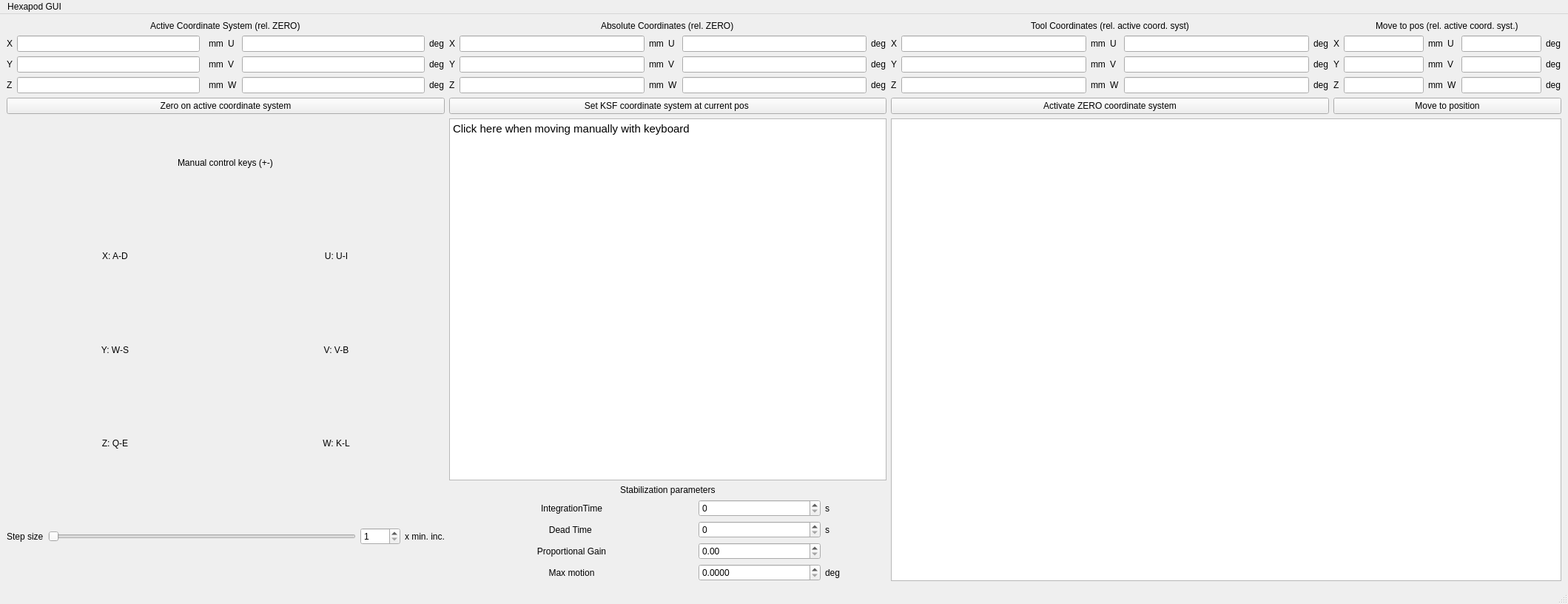
<?xml version="1.0" encoding="UTF-8"?>
<ui version="4.0">
 <class>HexapodGui</class>
 <widget class="QMainWindow" name="HexapodGui">
  <property name="geometry">
   <rect>
    <x>0</x>
    <y>0</y>
    <width>2119</width>
    <height>816</height>
   </rect>
  </property>
  <property name="windowTitle">
   <string>MainWindow</string>
  </property>
  <widget class="QWidget" name="centralwidget">
   <layout class="QGridLayout" name="gridLayout_5">
    <item row="1" column="3" colspan="2">
     <layout class="QGridLayout" name="gridLayout_2">
      <item row="3" column="1">
       <widget class="QLineEdit" name="LE_zMove"/>
      </item>
      <item row="1" column="3">
       <widget class="QLabel" name="label_U">
        <property name="text">
         <string>U</string>
        </property>
       </widget>
      </item>
      <item row="3" column="5">
       <widget class="QLabel" name="label_deg_3">
        <property name="text">
         <string>deg</string>
        </property>
       </widget>
      </item>
      <item row="2" column="3">
       <widget class="QLabel" name="label_V">
        <property name="text">
         <string>V</string>
        </property>
       </widget>
      </item>
      <item row="3" column="2">
       <widget class="QLabel" name="label_mm_3">
        <property name="text">
         <string>mm</string>
        </property>
       </widget>
      </item>
      <item row="1" column="4">
       <widget class="QLineEdit" name="LE_uMove"/>
      </item>
      <item row="3" column="3">
       <widget class="QLabel" name="label_W">
        <property name="text">
         <string>W</string>
        </property>
       </widget>
      </item>
      <item row="2" column="2">
       <widget class="QLabel" name="label_mm_2">
        <property name="text">
         <string>mm</string>
        </property>
       </widget>
      </item>
      <item row="2" column="1">
       <widget class="QLineEdit" name="LE_yMove"/>
      </item>
      <item row="3" column="0">
       <widget class="QLabel" name="label_Z">
        <property name="text">
         <string>Z</string>
        </property>
       </widget>
      </item>
      <item row="1" column="1">
       <widget class="QLineEdit" name="LE_xMove"/>
      </item>
      <item row="1" column="2">
       <widget class="QLabel" name="label_mm">
        <property name="text">
         <string>mm</string>
        </property>
       </widget>
      </item>
      <item row="2" column="4">
       <widget class="QLineEdit" name="LE_vMove"/>
      </item>
      <item row="1" column="5">
       <widget class="QLabel" name="label_deg">
        <property name="text">
         <string>deg</string>
        </property>
       </widget>
      </item>
      <item row="0" column="0" colspan="6" alignment="Qt::AlignHCenter">
       <widget class="QLabel" name="label_MoveToPos">
        <property name="text">
         <string>Move to pos (rel. active coord. syst.)</string>
        </property>
       </widget>
      </item>
      <item row="2" column="5">
       <widget class="QLabel" name="label_deg_2">
        <property name="text">
         <string>deg</string>
        </property>
       </widget>
      </item>
      <item row="2" column="0">
       <widget class="QLabel" name="label_Y">
        <property name="text">
         <string>Y</string>
        </property>
       </widget>
      </item>
      <item row="3" column="4">
       <widget class="QLineEdit" name="LE_wMove"/>
      </item>
      <item row="1" column="0">
       <widget class="QLabel" name="label_X">
        <property name="text">
         <string>X</string>
        </property>
       </widget>
      </item>
      <item row="4" column="0" colspan="6">
       <widget class="QPushButton" name="PB_MoveToPosition">
        <property name="text">
         <string>Move to position</string>
        </property>
       </widget>
      </item>
     </layout>
    </item>
    <item row="1" column="2">
     <layout class="QGridLayout" name="gridLayout_3">
      <item row="2" column="2">
       <widget class="QLabel" name="label_mm_9">
        <property name="text">
         <string>mm</string>
        </property>
       </widget>
      </item>
      <item row="3" column="2">
       <widget class="QLabel" name="label_mm_8">
        <property name="text">
         <string>mm</string>
        </property>
       </widget>
      </item>
      <item row="2" column="3">
       <widget class="QLabel" name="label_V_3">
        <property name="text">
         <string>V</string>
        </property>
       </widget>
      </item>
      <item row="0" column="0" colspan="6" alignment="Qt::AlignHCenter">
       <widget class="QLabel" name="label_ToolCo">
        <property name="text">
         <string>Tool Coordinates (rel. active coord. syst)</string>
        </property>
       </widget>
      </item>
      <item row="2" column="1">
       <widget class="QLineEdit" name="LE_yToolCo"/>
      </item>
      <item row="2" column="4">
       <widget class="QLineEdit" name="LE_vToolCo"/>
      </item>
      <item row="3" column="3">
       <widget class="QLabel" name="label_W_3">
        <property name="text">
         <string>W</string>
        </property>
       </widget>
      </item>
      <item row="1" column="4">
       <widget class="QLineEdit" name="LE_uToolCo"/>
      </item>
      <item row="3" column="4">
       <widget class="QLineEdit" name="LE_wToolCo"/>
      </item>
      <item row="1" column="5">
       <widget class="QLabel" name="label_deg_9">
        <property name="text">
         <string>deg</string>
        </property>
       </widget>
      </item>
      <item row="3" column="0">
       <widget class="QLabel" name="label_Z_3">
        <property name="text">
         <string>Z</string>
        </property>
       </widget>
      </item>
      <item row="3" column="1">
       <widget class="QLineEdit" name="LE_zToolCo"/>
      </item>
      <item row="1" column="2">
       <widget class="QLabel" name="label_mm_7">
        <property name="text">
         <string>mm</string>
        </property>
       </widget>
      </item>
      <item row="1" column="0">
       <widget class="QLabel" name="label_X_2">
        <property name="text">
         <string>X</string>
        </property>
       </widget>
      </item>
      <item row="1" column="3">
       <widget class="QLabel" name="label_U_3">
        <property name="text">
         <string>U</string>
        </property>
       </widget>
      </item>
      <item row="1" column="1">
       <widget class="QLineEdit" name="LE_xToolCo"/>
      </item>
      <item row="2" column="5">
       <widget class="QLabel" name="label_deg_8">
        <property name="text">
         <string>deg</string>
        </property>
       </widget>
      </item>
      <item row="2" column="0">
       <widget class="QLabel" name="label_Y_3">
        <property name="text">
         <string>Y</string>
        </property>
       </widget>
      </item>
      <item row="3" column="5">
       <widget class="QLabel" name="label_deg_7">
        <property name="text">
         <string>deg</string>
        </property>
       </widget>
      </item>
      <item row="4" column="0" colspan="6">
       <widget class="QPushButton" name="PB_setZeroCoSys">
        <property name="text">
         <string>Activate ZERO coordinate system</string>
        </property>
       </widget>
      </item>
     </layout>
    </item>
    <item row="4" column="2" colspan="3">
     <layout class="QGridLayout" name="gridLayout_9">
      <item row="0" column="0">
       <widget class="QTextEdit" name="TE_LivePosition"/>
      </item>
     </layout>
    </item>
    <item row="1" column="0">
     <layout class="QGridLayout" name="gridLayout">
      <item row="2" column="5">
       <widget class="QLineEdit" name="LE_vActiveCo"/>
      </item>
      <item row="1" column="0">
       <widget class="QLabel" name="label_20">
        <property name="text">
         <string>X</string>
        </property>
       </widget>
      </item>
      <item row="1" column="5">
       <widget class="QLineEdit" name="LE_uActiveCo"/>
      </item>
      <item row="2" column="1">
       <widget class="QLineEdit" name="LE_yActiveCo"/>
      </item>
      <item row="3" column="4">
       <widget class="QLabel" name="label_22">
        <property name="text">
         <string>W</string>
        </property>
       </widget>
      </item>
      <item row="1" column="1">
       <widget class="QLineEdit" name="LE_xActiveCo"/>
      </item>
      <item row="2" column="4">
       <widget class="QLabel" name="label_18">
        <property name="text">
         <string>V</string>
        </property>
       </widget>
      </item>
      <item row="1" column="6">
       <widget class="QLabel" name="label_38">
        <property name="text">
         <string>deg</string>
        </property>
       </widget>
      </item>
      <item row="2" column="3">
       <widget class="QLabel" name="label_36">
        <property name="text">
         <string>mm</string>
        </property>
       </widget>
      </item>
      <item row="2" column="0">
       <widget class="QLabel" name="label_21">
        <property name="text">
         <string>Y</string>
        </property>
       </widget>
      </item>
      <item row="1" column="3">
       <widget class="QLabel" name="label_35">
        <property name="text">
         <string>mm</string>
        </property>
       </widget>
      </item>
      <item row="3" column="0">
       <widget class="QLabel" name="label_19">
        <property name="text">
         <string>Z</string>
        </property>
       </widget>
      </item>
      <item row="3" column="1">
       <widget class="QLineEdit" name="LE_zActiveCo"/>
      </item>
      <item row="1" column="4">
       <widget class="QLabel" name="label_17">
        <property name="text">
         <string>U</string>
        </property>
       </widget>
      </item>
      <item row="3" column="6">
       <widget class="QLabel" name="label_40">
        <property name="text">
         <string>deg</string>
        </property>
       </widget>
      </item>
      <item row="3" column="3">
       <widget class="QLabel" name="label_37">
        <property name="text">
         <string>mm</string>
        </property>
       </widget>
      </item>
      <item row="2" column="6">
       <widget class="QLabel" name="label_39">
        <property name="text">
         <string>deg</string>
        </property>
       </widget>
      </item>
      <item row="3" column="5">
       <widget class="QLineEdit" name="LE_wActiveCo"/>
      </item>
      <item row="4" column="0" colspan="7">
       <widget class="QPushButton" name="PB_ZeroOnActiveCoSys">
        <property name="text">
         <string>Zero on active coordinate system</string>
        </property>
       </widget>
      </item>
      <item row="0" column="0" colspan="7" alignment="Qt::AlignHCenter">
       <widget class="QLabel" name="label_23">
        <property name="text">
         <string>Active Coordinate System (rel. ZERO)</string>
        </property>
       </widget>
      </item>
     </layout>
    </item>
    <item row="4" column="1">
     <layout class="QGridLayout" name="gridLayout_StabilizationSettings">
      <item row="0" column="2">
       <layout class="QGridLayout" name="gridLayout_8" columnstretch="4,2,1" columnminimumwidth="0,0,0">
        <item row="2" column="0">
         <widget class="QLabel" name="integrationTimeLabel">
          <property name="text">
           <string>IntegrationTime</string>
          </property>
          <property name="alignment">
           <set>Qt::AlignCenter</set>
          </property>
         </widget>
        </item>
        <item row="3" column="0">
         <widget class="QLabel" name="deadTimeLabel">
          <property name="text">
           <string>Dead Time </string>
          </property>
          <property name="alignment">
           <set>Qt::AlignCenter</set>
          </property>
         </widget>
        </item>
        <item row="4" column="0">
         <widget class="QLabel" name="proportionalGainLabel">
          <property name="text">
           <string>Proportional Gain</string>
          </property>
          <property name="alignment">
           <set>Qt::AlignCenter</set>
          </property>
         </widget>
        </item>
        <item row="2" column="2">
         <widget class="QLabel" name="label_10">
          <property name="minimumSize">
           <size>
            <width>0</width>
            <height>0</height>
           </size>
          </property>
          <property name="text">
           <string>s</string>
          </property>
         </widget>
        </item>
        <item row="2" column="1">
         <widget class="QSpinBox" name="SB_integrationTime">
          <property name="maximum">
           <number>10</number>
          </property>
         </widget>
        </item>
        <item row="5" column="2">
         <widget class="QLabel" name="label_11">
          <property name="minimumSize">
           <size>
            <width>0</width>
            <height>0</height>
           </size>
          </property>
          <property name="text">
           <string>deg</string>
          </property>
         </widget>
        </item>
        <item row="3" column="2">
         <widget class="QLabel" name="label_9">
          <property name="minimumSize">
           <size>
            <width>0</width>
            <height>0</height>
           </size>
          </property>
          <property name="text">
           <string>s</string>
          </property>
         </widget>
        </item>
        <item row="5" column="0">
         <widget class="QLabel" name="maxMotionLabel">
          <property name="text">
           <string>Max motion</string>
          </property>
          <property name="alignment">
           <set>Qt::AlignCenter</set>
          </property>
         </widget>
        </item>
        <item row="0" column="0" colspan="3">
         <widget class="QTextEdit" name="TE_LogHexapod">
          <property name="html">
           <string>&lt;!DOCTYPE HTML PUBLIC &quot;-//W3C//DTD HTML 4.0//EN&quot; &quot;http://www.w3.org/TR/REC-html40/strict.dtd&quot;&gt;
&lt;html&gt;&lt;head&gt;&lt;meta name=&quot;qrichtext&quot; content=&quot;1&quot; /&gt;&lt;style type=&quot;text/css&quot;&gt;
p, li { white-space: pre-wrap; }
&lt;/style&gt;&lt;/head&gt;&lt;body style=&quot; font-family:'Ubuntu'; font-size:11pt; font-weight:400; font-style:normal;&quot;&gt;
&lt;p style=&quot; margin-top:0px; margin-bottom:0px; margin-left:0px; margin-right:0px; -qt-block-indent:0; text-indent:0px;&quot;&gt;Click here when moving manually with keyboard&lt;/p&gt;&lt;/body&gt;&lt;/html&gt;</string>
          </property>
         </widget>
        </item>
        <item row="3" column="1">
         <widget class="QSpinBox" name="SB_deadTime">
          <property name="maximum">
           <number>10</number>
          </property>
         </widget>
        </item>
        <item row="1" column="0" colspan="3" alignment="Qt::AlignHCenter">
         <widget class="QLabel" name="label_8">
          <property name="text">
           <string>Stabilization parameters</string>
          </property>
         </widget>
        </item>
        <item row="4" column="1">
         <widget class="QDoubleSpinBox" name="SB_proportionalGain">
          <property name="maximum">
           <double>1.000000000000000</double>
          </property>
          <property name="singleStep">
           <double>0.100000000000000</double>
          </property>
         </widget>
        </item>
        <item row="5" column="1">
         <widget class="QDoubleSpinBox" name="SB_maxMotion">
          <property name="decimals">
           <number>4</number>
          </property>
         </widget>
        </item>
       </layout>
      </item>
     </layout>
    </item>
    <item row="1" column="1">
     <layout class="QGridLayout" name="gridLayout_6">
      <item row="1" column="4">
       <widget class="QLineEdit" name="LE_uAbsCo"/>
      </item>
      <item row="2" column="0">
       <widget class="QLabel" name="label_Y_2">
        <property name="text">
         <string>Y</string>
        </property>
       </widget>
      </item>
      <item row="0" column="0" colspan="6" alignment="Qt::AlignHCenter|Qt::AlignVCenter">
       <widget class="QLabel" name="label_AbsCoord">
        <property name="text">
         <string>Absolute Coordinates (rel. ZERO)</string>
        </property>
       </widget>
      </item>
      <item row="1" column="0">
       <widget class="QLabel" name="label_X_3">
        <property name="text">
         <string>X</string>
        </property>
       </widget>
      </item>
      <item row="3" column="4">
       <widget class="QLineEdit" name="LE_wAbsCo"/>
      </item>
      <item row="3" column="2">
       <widget class="QLabel" name="label_mm_5">
        <property name="text">
         <string>mm</string>
        </property>
       </widget>
      </item>
      <item row="1" column="2">
       <widget class="QLabel" name="label_mm_4">
        <property name="text">
         <string>mm</string>
        </property>
       </widget>
      </item>
      <item row="2" column="2">
       <widget class="QLabel" name="label_mm_6">
        <property name="text">
         <string>mm</string>
        </property>
       </widget>
      </item>
      <item row="3" column="1">
       <widget class="QLineEdit" name="LE_zAbsCo"/>
      </item>
      <item row="3" column="3">
       <widget class="QLabel" name="label_W_2">
        <property name="text">
         <string>W</string>
        </property>
       </widget>
      </item>
      <item row="1" column="3">
       <widget class="QLabel" name="label_U_2">
        <property name="text">
         <string>U</string>
        </property>
       </widget>
      </item>
      <item row="2" column="1">
       <widget class="QLineEdit" name="LE_yAbsCo"/>
      </item>
      <item row="2" column="4">
       <widget class="QLineEdit" name="LE_vAbsCo"/>
      </item>
      <item row="2" column="5">
       <widget class="QLabel" name="label_deg_4">
        <property name="text">
         <string>deg</string>
        </property>
       </widget>
      </item>
      <item row="1" column="1">
       <widget class="QLineEdit" name="LE_xAbsCo"/>
      </item>
      <item row="3" column="5">
       <widget class="QLabel" name="label_deg_6">
        <property name="text">
         <string>deg</string>
        </property>
       </widget>
      </item>
      <item row="2" column="3">
       <widget class="QLabel" name="label_V_2">
        <property name="text">
         <string>V</string>
        </property>
       </widget>
      </item>
      <item row="3" column="0">
       <widget class="QLabel" name="label_Z_2">
        <property name="text">
         <string>Z</string>
        </property>
       </widget>
      </item>
      <item row="1" column="5">
       <widget class="QLabel" name="label_deg_5">
        <property name="text">
         <string>deg</string>
        </property>
       </widget>
      </item>
      <item row="4" column="0" colspan="6">
       <widget class="QPushButton" name="PB_setUserDefinedCoSys">
        <property name="text">
         <string>Set KSF coordinate system at current pos </string>
        </property>
       </widget>
      </item>
     </layout>
    </item>
    <item row="4" column="0">
     <layout class="QGridLayout" name="gridLayout_7">
      <item row="5" column="0">
       <widget class="QLabel" name="label_6">
        <property name="text">
         <string>Z: Q-E</string>
        </property>
        <property name="alignment">
         <set>Qt::AlignCenter</set>
        </property>
       </widget>
      </item>
      <item row="5" column="1">
       <widget class="QLabel" name="label_7">
        <property name="text">
         <string>W: K-L</string>
        </property>
        <property name="alignment">
         <set>Qt::AlignCenter</set>
        </property>
       </widget>
      </item>
      <item row="3" column="0">
       <widget class="QLabel" name="label_2">
        <property name="text">
         <string>X: A-D</string>
        </property>
        <property name="alignment">
         <set>Qt::AlignCenter</set>
        </property>
        <property name="indent">
         <number>-1</number>
        </property>
       </widget>
      </item>
      <item row="0" column="0" colspan="2" alignment="Qt::AlignHCenter">
       <widget class="QLabel" name="label">
        <property name="text">
         <string>Manual control keys (+-)</string>
        </property>
       </widget>
      </item>
      <item row="4" column="0">
       <widget class="QLabel" name="label_4">
        <property name="text">
         <string>Y: W-S</string>
        </property>
        <property name="alignment">
         <set>Qt::AlignCenter</set>
        </property>
       </widget>
      </item>
      <item row="4" column="1">
       <widget class="QLabel" name="label_5">
        <property name="text">
         <string>V: V-B</string>
        </property>
        <property name="alignment">
         <set>Qt::AlignCenter</set>
        </property>
       </widget>
      </item>
      <item row="3" column="1">
       <widget class="QLabel" name="label_3">
        <property name="text">
         <string>U: U-I</string>
        </property>
        <property name="alignment">
         <set>Qt::AlignCenter</set>
        </property>
       </widget>
      </item>
      <item row="6" column="0" colspan="2">
       <layout class="QHBoxLayout" name="horizontalLayout_4" stretch="0,0,0,0">
        <item>
         <widget class="QLabel" name="label_StepSize">
          <property name="text">
           <string>Step size</string>
          </property>
         </widget>
        </item>
        <item>
         <widget class="QSlider" name="HS_IncrementSize">
          <property name="minimum">
           <number>1</number>
          </property>
          <property name="maximum">
           <number>10000</number>
          </property>
          <property name="orientation">
           <enum>Qt::Horizontal</enum>
          </property>
         </widget>
        </item>
        <item>
         <widget class="QSpinBox" name="SB_StepSize">
          <property name="minimum">
           <number>1</number>
          </property>
          <property name="maximum">
           <number>1000</number>
          </property>
         </widget>
        </item>
        <item>
         <widget class="QLabel" name="label_12">
          <property name="text">
           <string>x min. inc.</string>
          </property>
         </widget>
        </item>
       </layout>
      </item>
     </layout>
    </item>
   </layout>
  </widget>
  <widget class="QMenuBar" name="menubar">
   <property name="geometry">
    <rect>
     <x>0</x>
     <y>0</y>
     <width>2119</width>
     <height>39</height>
    </rect>
   </property>
   <widget class="QMenu" name="menuHexapod_GUI">
    <property name="title">
     <string>Hexapod GUI</string>
    </property>
   </widget>
   <addaction name="menuHexapod_GUI"/>
  </widget>
  <widget class="QStatusBar" name="statusbar"/>
 </widget>
 <resources/>
 <connections/>
</ui>
